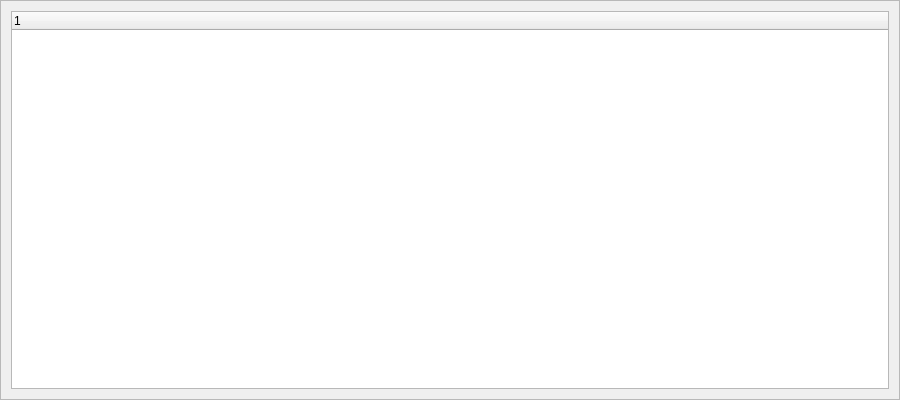
<?xml version="1.0" encoding="UTF-8"?>
<ui version="4.0">
 <class>WProduction</class>
 <widget class="QFrame" name="WProduction">
  <property name="geometry">
   <rect>
    <x>0</x>
    <y>0</y>
    <width>900</width>
    <height>400</height>
   </rect>
  </property>
  <property name="windowTitle">
   <string>Продукция</string>
  </property>
  <property name="windowIcon">
   <iconset resource="../res.qrc">
    <normaloff>:/images/history.png</normaloff>:/images/history.png</iconset>
  </property>
  <property name="frameShape">
   <enum>QFrame::StyledPanel</enum>
  </property>
  <property name="frameShadow">
   <enum>QFrame::Raised</enum>
  </property>
  <layout class="QVBoxLayout" name="verticalLayout">
   <property name="spacing">
    <number>10</number>
   </property>
   <property name="leftMargin">
    <number>10</number>
   </property>
   <property name="topMargin">
    <number>10</number>
   </property>
   <property name="rightMargin">
    <number>10</number>
   </property>
   <property name="bottomMargin">
    <number>10</number>
   </property>
   <item>
    <widget class="QTreeWidget" name="twData">
     <column>
      <property name="text">
       <string notr="true">1</string>
      </property>
     </column>
    </widget>
   </item>
  </layout>
 </widget>
 <resources>
  <include location="../res.qrc"/>
 </resources>
 <connections/>
</ui>
